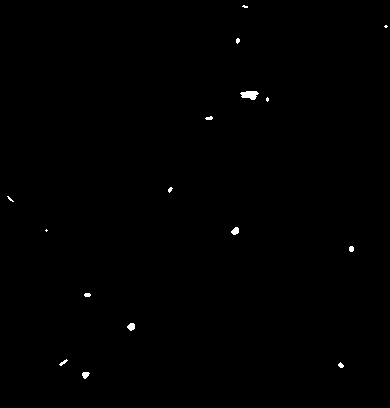
#> input picture Onera Satellite Change Detection dataset - Train Labels/paris/cm/cm.png, 390 x 408 px, found by its file name
$ python make_grid.py
#> lines starting #> are read from the running program, lines starting #| are printed output that depends on the picture; after the words box and inside, x2 and y2 are one past the last pixel; in counts of white or black regions, pixels touching at a corner belong together
import os
import numpy as np
import matplotlib.pyplot as plt
import tifffile as tiff
import cv2
from scipy.ndimage import center_of_mass

# ==========================================
# 1. YOUR EXACT FOLDER PATHS
# ==========================================
DIR_IMAGES = r"C:\Users\wwwaa\OneDrive\Desktop\SatelliteChangeDetection\Onera Satellite Change Detection dataset - Images"
DIR_TRAIN_LABELS = r"C:\Users\wwwaa\OneDrive\Desktop\SatelliteChangeDetection\Onera Satellite Change Detection dataset - Train Labels"
DIR_TEST_LABELS = r"C:\Users\wwwaa\OneDrive\Desktop\SatelliteChangeDetection\Onera Satellite Change Detection dataset - Test Labels"
DIR_PREDICTIONS = r"C:\Users\wwwaa\OneDrive\Desktop\SatelliteChangeDetection\My_AI_Predictions"

# The 3 cities for the IEEE paper
cities = ["dubai", "montpellier", "abudhabi"]

columns = ["T1 (Baseline)", "T2 (Follow-up)", "Ground Truth", "EF-FCN (Bad Baseline)", "RGB U-Net (Good Baseline)", "Proposed (Ours)"]
rows = ["Arid Biome\n(Dubai)", "Temperate Biome\n(Montpellier)", "Dense Urban\n(Abu Dhabi)"]
CROP_SIZE = 256

# ==========================================
# 2. OSCD SPECIFIC HELPER FUNCTIONS
# ==========================================
def find_label_path(city):
    train_path = os.path.join(DIR_TRAIN_LABELS, city, "cm", "cm.png")
    test_path = os.path.join(DIR_TEST_LABELS, city, "cm", "cm.png")
    if os.path.exists(train_path): return train_path
    if os.path.exists(test_path): return test_path
    return None

def find_best_crop_center(mask):
    if mask is None or np.sum(mask) == 0:
        return 250, 250
    cy, cx = center_of_mass(mask > 0)
    return int(cy), int(cx)

def load_oscd_rgb(city_path, time_folder, cy, cx):
    base_folder = os.path.join(city_path, time_folder)
    if not os.path.exists(base_folder):
        base_folder = os.path.join(city_path, f"{time_folder}_rect")

    b4_path = os.path.join(base_folder, "B04.tif")
    b3_path = os.path.join(base_folder, "B03.tif")
    b2_path = os.path.join(base_folder, "B02.tif")

    if not (os.path.exists(b4_path) and os.path.exists(b3_path) and os.path.exists(b2_path)):
        return np.zeros((CROP_SIZE, CROP_SIZE, 3), dtype=np.uint8)

    r = tiff.imread(b4_path)
    g = tiff.imread(b3_path)
    b = tiff.imread(b2_path)

    half = CROP_SIZE // 2
    h, w = r.shape
    startY = max(0, min(cy - half, h - CROP_SIZE))
    startX = max(0, min(cx - half, w - CROP_SIZE))

    r_crop = r[startY:startY+CROP_SIZE, startX:startX+CROP_SIZE]
    g_crop = g[startY:startY+CROP_SIZE, startX:startX+CROP_SIZE]
    b_crop = b[startY:startY+CROP_SIZE, startX:startX+CROP_SIZE]

    rgb = np.dstack((r_crop, g_crop, b_crop))
    p2, p98 = np.percentile(rgb, (2, 98))
    rgb = np.clip(rgb, p2, p98)
    rgb = (rgb - p2) / (p98 - p2 + 1e-8) * 255.0
    return rgb.astype(np.uint8)

def load_mask_crop(filepath, cy, cx):
    if not filepath or not os.path.exists(filepath):
        return np.zeros((CROP_SIZE, CROP_SIZE), dtype=np.uint8)

    img = cv2.imread(filepath, cv2.IMREAD_GRAYSCALE)
    half = CROP_SIZE // 2
    h, w = img.shape
    startY = max(0, min(cy - half, h - CROP_SIZE))
    startX = max(0, min(cx - half, w - CROP_SIZE))

    crop = img[startY:startY+CROP_SIZE, startX:startX+CROP_SIZE]
    return (crop > 0).astype(np.uint8) * 255

# ==========================================
# 3. MAIN LOOP: ASSEMBLE THE GRID
# ==========================================
fig, axes = plt.subplots(nrows=3, ncols=6, figsize=(20, 10))

for i, city in enumerate(cities):
    print(f"Processing city: {city}...")

    city_img_path = os.path.join(DIR_IMAGES, city)
    gt_path = find_label_path(city)

    ef_path   = os.path.join(DIR_PREDICTIONS, f"{city}_effcn_pred.png")
    unet_path = os.path.join(DIR_PREDICTIONS, f"{city}_unet_pred.png")
    ours_path = os.path.join(DIR_PREDICTIONS, f"{city}_ours_pred.png")

    if gt_path:
        full_gt = cv2.imread(gt_path, cv2.IMREAD_GRAYSCALE)
#> full_gt: shape (408, 390); 0.29% white; 16 white regions (7 under 20 px), largest, box (x1, y1, x2, y2) and area: (240, 91, 259, 100) 118, (127, 323, 135, 331) 47, (231, 227, 239, 235) 46
        cy, cx = find_best_crop_center(full_gt)
#> in find_best_crop_center, `cy, cx = center_of_mass(mask > 0)`: cy = 207.4; cx = 200.4
#> cy = 207; cx = 200
    else:
        cy, cx = 500, 500
        print(f"  -> WARNING: Ground truth missing for {city}.")

    t1_crop   = load_oscd_rgb(city_img_path, "imgs_1", cy, cx)
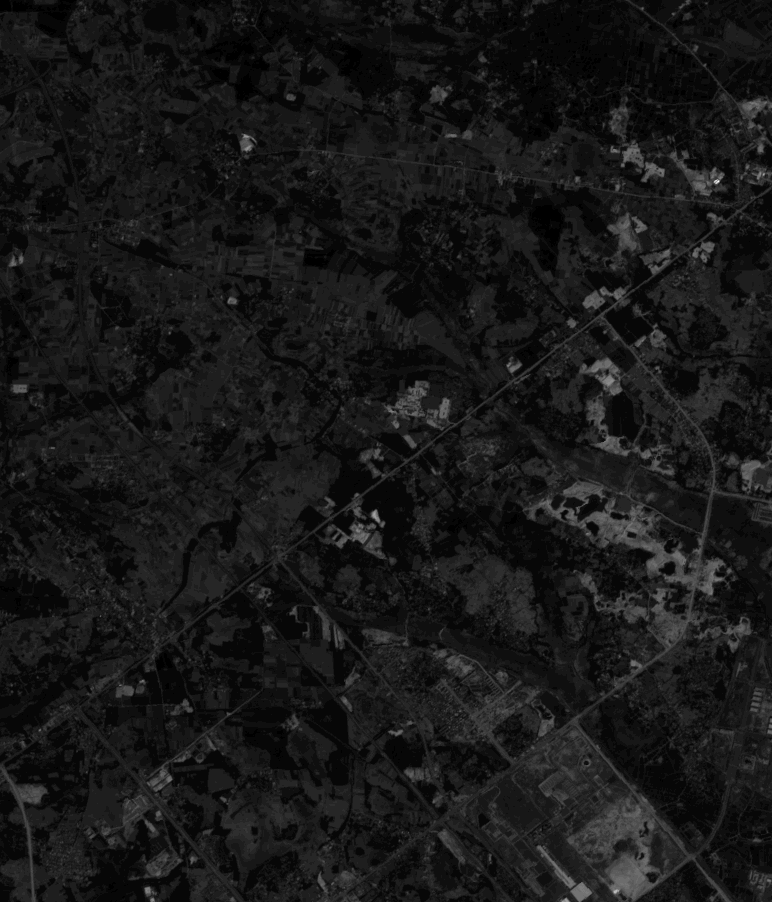
#> input picture Onera Satellite Change Detection dataset - Images/beihai/imgs_2_rect/B04.tif, 772 x 902 px, found by its file name
#> in load_oscd_rgb, r is the input picture: shape (902, 772) uint16; min 413, max 8817, mean 1188.3
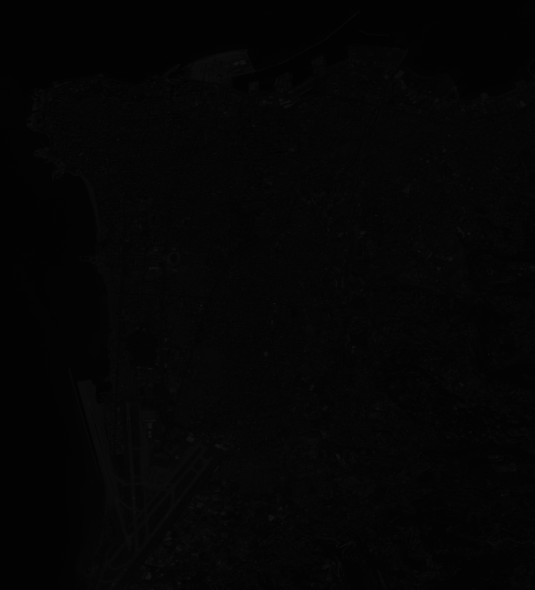
#> input picture Onera Satellite Change Detection dataset - Images/beirut/imgs_1_rect/B03.tif, 1070 x 1180 px, found by its file name (shown at 1/2 size)
#> in load_oscd_rgb, g is the input picture: shape (1180, 1070) uint16; min 167, max 13807, mean 1308.4
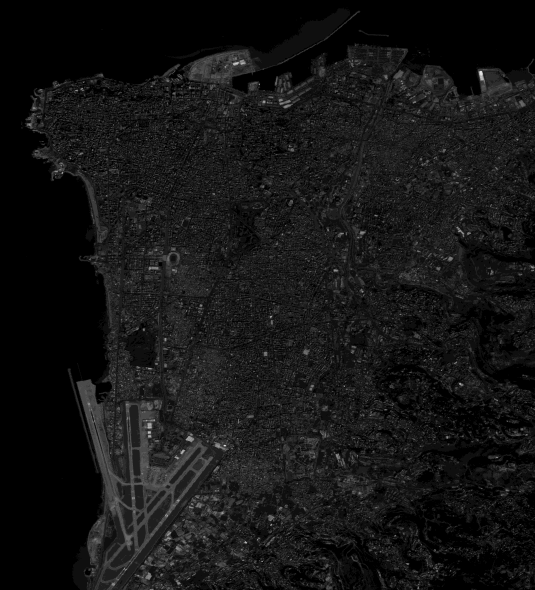
#> input picture Onera Satellite Change Detection dataset - Images/beirut/imgs_2_rect/B02.tif, 1070 x 1180 px, found by its file name (shown at 1/2 size)
#> in load_oscd_rgb, b is the input picture: shape (1180, 1070) uint16; min 778, max 5273, mean 1251.3
#> in load_oscd_rgb, `startY = max(0, min(cy - half, h - CROP_SIZE))`: startY = 79
#> in load_oscd_rgb, `startX = max(0, min(cx - half, w - CROP_SIZE))`: startX = 72
#> in load_oscd_rgb, `b_crop = b[startY:startY+CROP_SIZE, startX:startX+CROP_SIZE]`:
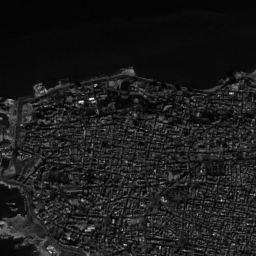
#> b_crop: shape (256, 256) uint16; min 804, max 4249, mean 1190; drawn with min black and max white
#> in load_oscd_rgb, `rgb = np.dstack((r_crop, g_crop, b_crop))`:
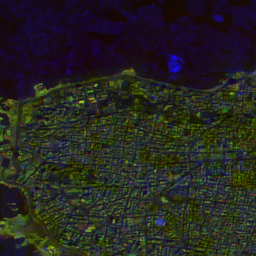
#> rgb: shape (256, 256, 3) uint16; mean of channels 0, 1, 2 1103.7, 1189.3, 1190; drawn with min black and max white
#> in load_oscd_rgb, `p2, p98 = np.percentile(rgb, (2, 98))`: p2 = 575; p98 = 2134
#> in load_oscd_rgb, `rgb = np.clip(rgb, p2, p98)`:
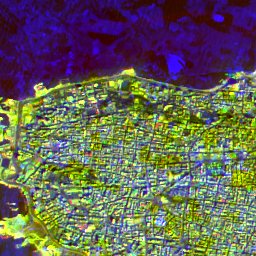
#> rgb: shape (256, 256, 3) float64; mean of channels 0, 1, 2 1100.1, 1177, 1186.9; drawn with min black and max white
    t2_crop   = load_oscd_rgb(city_img_path, "imgs_2", cy, cx)
    gt_crop   = load_mask_crop(gt_path, cy, cx)
#> in load_mask_crop, `startY = max(0, min(cy - half, h - CROP_SIZE))`: startY = 79
#> in load_mask_crop, `startX = max(0, min(cx - half, w - CROP_SIZE))`: startX = 72
#> in load_mask_crop, `crop = img[startY:startY+CROP_SIZE, startX:startX+CROP_SIZE]`:
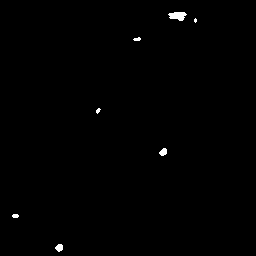
#> crop: shape (256, 256); 0.44% white; 7 white regions (2 under 20 px), largest, box (x1, y1, x2, y2) and area: (168, 12, 187, 21) 118, (55, 244, 63, 252) 47, (159, 148, 167, 156) 46, (12, 214, 19, 218) 24, (133, 37, 141, 41) 23
    ef_crop   = load_mask_crop(ef_path, cy, cx)
#> ef_crop: shape (256, 256); every value is 0
    unet_crop = load_mask_crop(unet_path, cy, cx)
    ours_crop = load_mask_crop(ours_path, cy, cx)

    row_images = [t1_crop, t2_crop, gt_crop, ef_crop, unet_crop, ours_crop]

    for j, img in enumerate(row_images):
        ax = axes[i, j]

        if np.max(img) == 0 and j > 2:
            ax.text(0.5, 0.5, "Missing\nPrediction", ha='center', va='center', color='red', fontweight='bold')
            ax.set_facecolor('#eeeeee')
        else:
            if img.ndim == 2:
                ax.imshow(img, cmap='gray', vmin=0, vmax=255)
            else:
                ax.imshow(img)

        ax.set_xticks([])
        ax.set_yticks([])

        if i == 0:
            ax.set_title(columns[j], fontsize=14, fontweight='bold', pad=15)
        if j == 0:
            ax.set_ylabel(rows[i], fontsize=14, fontweight='bold', labelpad=15)
#> this loop made 6 passes

plt.tight_layout()

output_filename = "ieee_oscd_comparison_grid.png"
plt.savefig(output_filename, dpi=300, bbox_inches='tight')
print(f"\nSUCCESS! Image saved to your folder as: {output_filename}")
